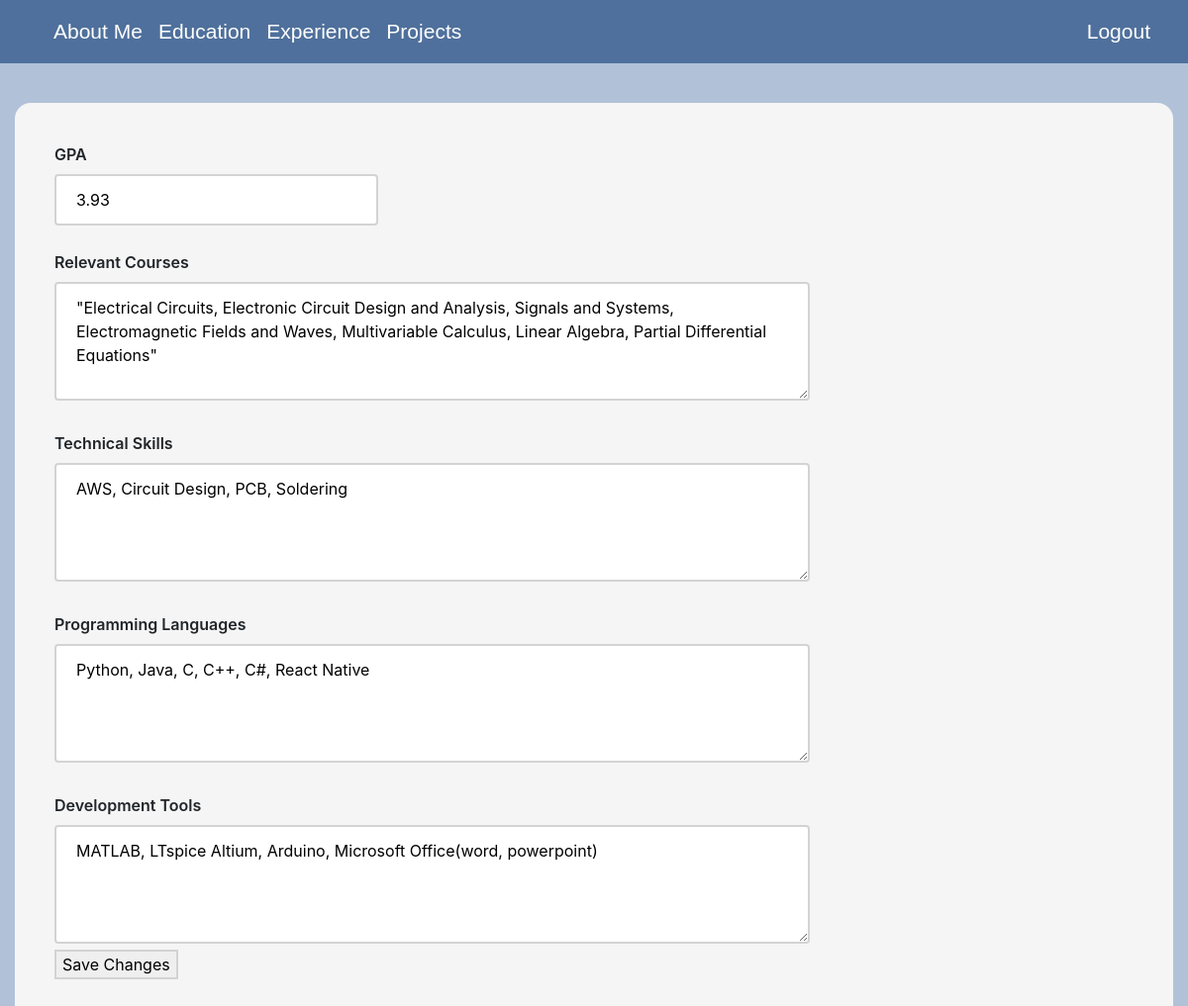
Screenshot of /edit_profile (signed in) with the database file from the repository.
### main.py (models this page shows, shortened)
class Profile(db.Model):
	id = db.Column(db.Integer, primary_key=True)
	gpa = db.Column(db.String(20))
	courses = db.Column(db.Text)
	tech_skills = db.Column(db.Text)
	programming_lang = db.Column(db.Text)
	dev_tools = db.Column(db.Text)

### main.py (the view, shortened to what this page needs)
@app.route("/edit_profile", methods = ['GET', 'POST'])
@login_required
def edit_profile():
	profile = Profile.query.first()
	return render_template("edit_profile.html", profile = profile)

### main.py (called while the page is built)
@login_manager.user_loader
def load_user(user_id):
    return User.query.get(int(user_id))

### templates/edit_profile.html (shortened to what this page needs)
{% extends "base.html" %}
{% block content %}
<link rel="stylesheet" type="text/css" href="{{url_for('static', filename='add_project.css')}}">
<div class="form-container">
	<form method="POST">
		<div class="form-group">
			<label>GPA</label>
		    <input type="text" name="gpa" value="{{ profile.gpa }}">
		</div>
		<div class="form-group">
		    <label>Relevant Courses</label>
		    <textarea name="courses">"{{ profile.courses }}"</textarea>
		</div>
		<div class = "form-group">
		    <label>Technical Skills</label>
		    <textarea name="tech_skills">{{ profile.tech_skills }}</textarea>
		</div>
		<div class = "form-group">
		    <label>Programming Languages</label>
		    <textarea name="programming_lang">{{ profile.programming_lang }}</textarea>
		</div>
		<div class = "form-group">
		    <label>Development Tools</label>
		    <textarea name="dev_tools">{{ profile.dev_tools }}</textarea>
	    <div class = "form-group">
	    <button type="submit">
	        Save Changes
	    </button>
	</form>
</div>
{% endblock %}

### static/add_project.css (style rules this page uses)
input[type="text"] { width: 30%; padding: 12px 20px; box-sizing: border-box; border: 2px solid #D3D3D3; border-radius: 4px; }
textarea { width: 70%; height: 120px; padding: 12px 20px; box-sizing: border-box; border: 2px solid #D3D3D3; border-radius: 4px; }
button { border: 2px solid #D3D3D3; }
.form-container { max-width: 1300px; margin: auto; margin-top: 40px; padding: 40px; background-color: #f5f5f5; border-radius: 16px; }
.form-group { margin-bottom: 25px; }
.form-group label { display: block; margin-bottom:8px; font-weight: 600; }

### templates/edit_profile.html (style rules this page uses)
body { background-color: #B1C2D8; }

### rows the page displays
Profile: gpa "3.93", courses "\"Electrical Circuits, Electronic Circuit Design and Analysis, Signals and Systems, Electromagnetic Fields and Waves, Multivariable Calculus, Linear Algebra, Partial Differential Equations\"", tech_skills "AWS, Circuit Design, PCB, Soldering", programming_lang "Python, Java, C, C++, C#, React Native", dev_tools "MATLAB, LTspice Altium, Arduino, Microsoft Office(word, powerpoint)"
